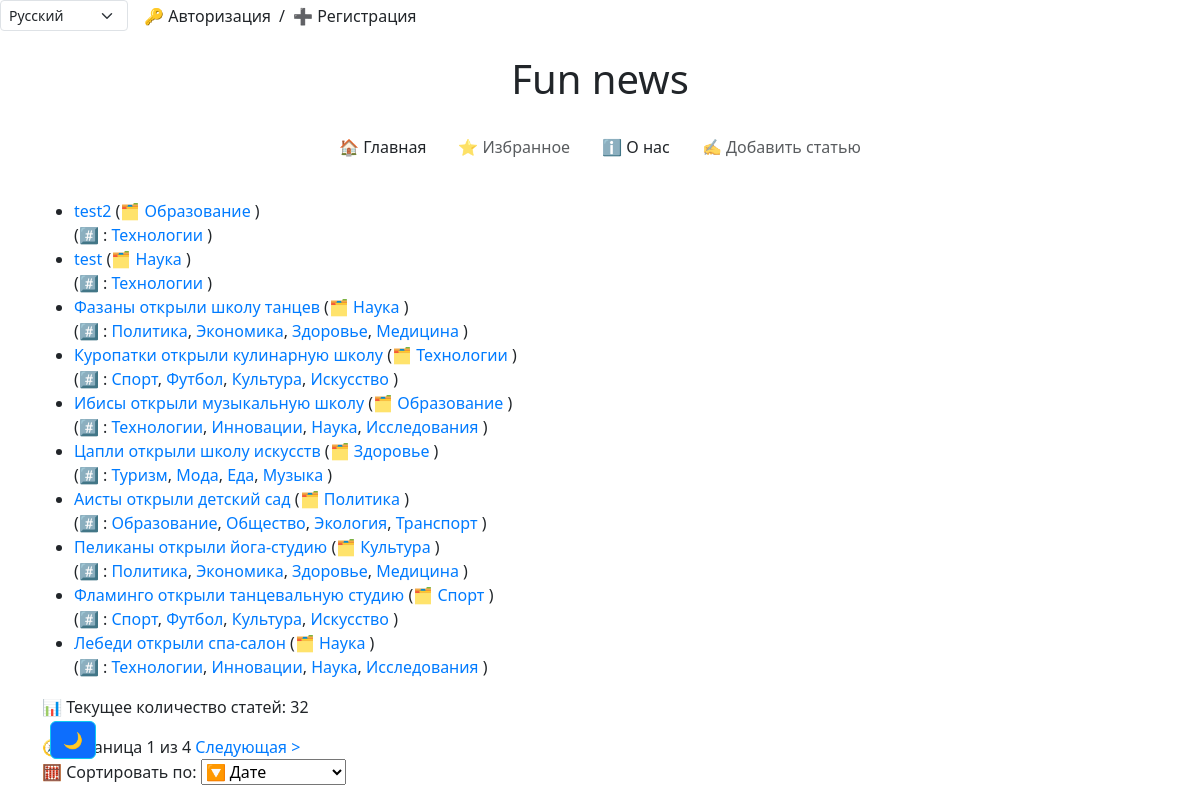
Page /ru/news/ on the committed database.
### news/models.py (models this page shows, shortened)
class Article(models.Model):
    title = models.CharField(max_length=255, verbose_name='Заголовок')
    content = models.TextField(verbose_name='Содержание')
    publication_date = models.DateTimeField(default=timezone.now, verbose_name='Дата публикации')
    views = models.IntegerField(default=0, verbose_name='Просмотры')
    category = models.ForeignKey("Category", on_delete=models.CASCADE, verbose_name='Категория', blank=True,
                              null=True)
    tags = models.ManyToManyField("Tag", related_name='article',  verbose_name='Теги', blank=True,
                              null=True)
    likes_count = models.IntegerField(default=0)
    favourites_count = models.IntegerField(default=0)
    is_active = models.BooleanField(default=True,  verbose_name='Теги')
    slug = models.SlugField(blank=True, null=True, unique=True)
    image = models.ImageField(upload_to='articles/%Y/%m/%d/',
                              validators=[FileExtensionValidator(['jpg', 'jpeg', 'png', 'jpeg'])],
                              blank=True,
                              null=True)
    author = models.ForeignKey(get_user_model(), on_delete=models.SET_NULL, null=True,
                               default=None, verbose_name='Author')
    class Meta:
        verbose_name = 'Статья'  # единственное число для отображения в админке
        verbose_name_plural = 'Статьи'  # мн. число для отображения в админке

class Category(models.Model):
    name = models.CharField(max_length=255, unique=True)
    class Meta:
        verbose_name = 'Категория'  # единственное число для отображения в админке
        verbose_name_plural = 'Категории'  # мн. число для отображения в админке

class Tag(models.Model):
    name = models.CharField(max_length=255, unique=True)
    class Meta:
        verbose_name = 'Тег'  # единственное число для отображения в админке
        verbose_name_plural = 'Теги'  # мн. число для отображения в админке

### news/views.py (the view)
# urls.py: path('', catalog, name='catalog'),                                                                # главная страница
def catalog(request):
    sort_by = request.GET.get('sort', 'date')  # сортировка по дате по умол
    sort_options = {
        'date': '-publication_date',
        'views': '-views',
        'likes': '-likes_count',
    }
    sort_field = sort_options.get(sort_by, '-publication_date')
    articles_count = Article.objects.count()
    all_tags = Tag.objects.all()
    all_categories = Category.objects.all()
    likes_count = Like.objects.count()
    favourites_count = Favourite.objects.count()
    news_list = Article.objects.filter(is_active=True).order_by(sort_field)
    paginator = Paginator(news_list, 10)  # 10 статей на страницу
    page_number = request.GET.get('page')
    page_obj = paginator.get_page(page_number)
    context = {
        "articles_count": articles_count,
        "all_tags": all_tags,
        "all_categories": all_categories,
        "page_obj": page_obj,
        "likes_count": likes_count,
        "favourites_count": favourites_count,
        "sort": sort_by,
    }
    return render(request, 'news/catalog.html', context=context)

### news/templates/news/catalog.html (shortened to what this page needs)
{% extends 'news/base.html' %}
{% load i18n %}
{% block content %}
<section class="news">
    {% if page_obj %}
        <ul>
            {% for item in page_obj %}
                <li>
                    <a href="{% url 'news:article_detail' slug=item.slug %}">{{ item.title }}</a>
                    {% if item.category %}
                        <span class="category">
                            ({% trans '🗂️' %}
                            <a href="{% url 'news:news_by_category' item.category.name %}">
                                {{ item.category.name }}
                            </a>)
                        </span>
                    {% endif %}
                    <br>
                    {% if item.tags.all %}
                        <span class="tags">
                            ({% trans '#️⃣ :' %}
                            {% for tag in item.tags.all %}
                                <a href="{% url 'news:news_by_tag' tag.name %}">{{ tag.name }}</a>{% if not forloop.last %}, {% endif %}
                            {% endfor %}
                            )
                        </span>
                    {% endif %}
                </li>
            {% endfor %}
        </ul>
        <p>{% trans '📊 Текущее количество статей:' %} {{ articles_count }}</p>
    {% else %}
        <p>{% trans 'Нет новостей для отображения.' %} </p>
    {% endif %}
    <div class="pagination">
        <span class="step-links">
            <span class="current-page">
                {% trans '🧭 Страница' %} {{ page_obj.number }} из {{ page_obj.paginator.num_pages }}
            </span>
            {% if page_obj.has_next %}
                <a href="?page={{ page_obj.next_page_number }}">{% trans 'Следующая'%} > </a>
            {% endif %}
        </span>
    </div>
    <form method="get" class="mb-4">
    <label for="sort">{% trans '🧮 Сортировать по:' %} </label>
    <select name="sort" id="sort" onchange="this.form.submit()">
    <option value="date" {% if sort == "date" %}selected{% endif %}>{% trans '🔽 Дате' %} </option>
    </select>
    </form>
</section>
{% endblock %}

### static/css/style.css (style rules this page uses)
a { color: #007bff; text-decoration: none; }

### rows in the picture
Article: title "test2", category.name "Образование"
Tag: name "Технологии"
Article: title "test", category.name "Наука"
Article: title "Фазаны открыли школу танцев", category.name "Наука"
Tag: name "Политика"
Tag: name "Экономика"
Tag: name "Здоровье"
Tag: name "Медицина"
Article: title "Куропатки открыли кулинарную школу", category.name "Технологии"
Tag: name "Спорт"
Tag: name "Футбол"
Tag: name "Культура"
Tag: name "Искусство"
Article: title "Ибисы открыли музыкальную школу", category.name "Образование"
Tag: name "Инновации"
Tag: name "Наука"
Tag: name "Исследования"
Article: title "Цапли открыли школу искусств", category.name "Здоровье"
Tag: name "Туризм"
Tag: name "Мода"
Tag: name "Еда"
Tag: name "Музыка"
Article: title "Аисты открыли детский сад", category.name "Политика"
Tag: name "Образование"
Tag: name "Общество"
Tag: name "Экология"
Tag: name "Транспорт"
Article: title "Пеликаны открыли йога-студию", category.name "Культура"
Article: title "Фламинго открыли танцевальную студию", category.name "Спорт"
Article: title "Лебеди открыли спа-салон", category.name "Наука"

### other values in the picture
{{ articles_count }} "32"
{{ page_obj.number }} "1"
{{ page_obj.paginator.num_pages }} "4"
form field language "Русский"
